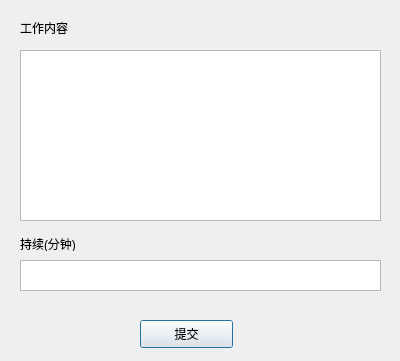
<?xml version="1.0" encoding="UTF-8"?>
<ui version="4.0">
 <class>Dialog</class>
 <widget class="QDialog" name="Dialog">
  <property name="geometry">
   <rect>
    <x>0</x>
    <y>0</y>
    <width>400</width>
    <height>361</height>
   </rect>
  </property>
  <property name="windowTitle">
   <string>Dialog</string>
  </property>
  <widget class="QPushButton" name="submit">
   <property name="geometry">
    <rect>
     <x>140</x>
     <y>320</y>
     <width>93</width>
     <height>28</height>
    </rect>
   </property>
   <property name="text">
    <string>提交</string>
   </property>
  </widget>
  <widget class="QTextEdit" name="content">
   <property name="geometry">
    <rect>
     <x>20</x>
     <y>50</y>
     <width>361</width>
     <height>171</height>
    </rect>
   </property>
  </widget>
  <widget class="QLabel" name="label">
   <property name="geometry">
    <rect>
     <x>20</x>
     <y>20</y>
     <width>72</width>
     <height>15</height>
    </rect>
   </property>
   <property name="text">
    <string>工作内容</string>
   </property>
  </widget>
  <widget class="QLabel" name="label_2">
   <property name="geometry">
    <rect>
     <x>20</x>
     <y>236</y>
     <width>72</width>
     <height>15</height>
    </rect>
   </property>
   <property name="text">
    <string>持续(分钟)</string>
   </property>
  </widget>
  <widget class="QTextEdit" name="duration">
   <property name="geometry">
    <rect>
     <x>20</x>
     <y>260</y>
     <width>361</width>
     <height>31</height>
    </rect>
   </property>
  </widget>
 </widget>
 <layoutdefault spacing="6" margin="11"/>
 <resources/>
 <connections/>
</ui>
